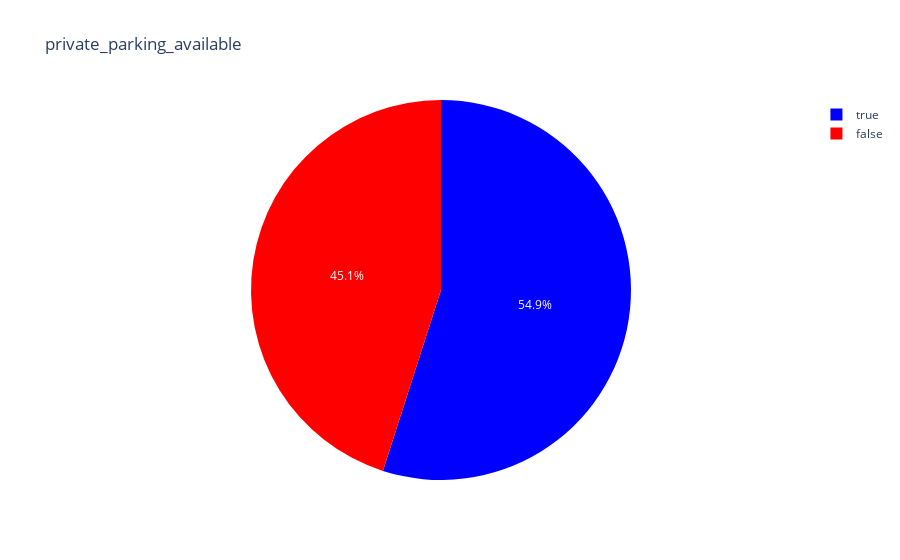

Notebook source saved alongside this figure:
### Code cell
px.pie(data_price, 'private_parking_available', title='private_parking_available', color='private_parking_available', color_discrete_map={True: 'blue', False: 'red'})

### Figure 1 — Plotly figure (JSON) as saved in the notebook; plotly's stock layout.template omitted (floating-point values rounded to 4 significant figures; data arrays with more than 128 entries replaced by an {"elided": "..."} marker saying what was removed)
{"data": [{"customdata": {"elided": "4841x1 bool values"}, "domain": {"x": [0, 1], "y": [0, 1]}, "hovertemplate": "private_parking_available=%{customdata[0]}<extra></extra>", "labels": {"elided": "4841 bool values"}, "legendgroup": "", "marker": {"colors": {"elided": "4841 str values"}}, "name": "", "showlegend": true, "type": "pie"}], "layout": {"legend": {"tracegroupgap": 0}, "title": {"text": "private_parking_available"}}}
